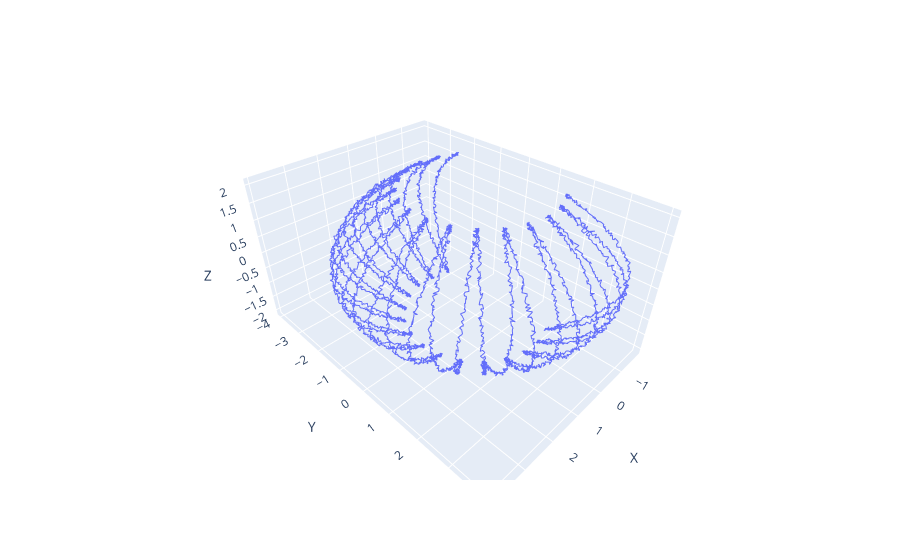

Notebook source saved alongside this figure:
### Code cell
show_sin(data=data1)

### Figure 1 — Plotly figure (JSON) as saved in the notebook; plotly's stock layout.template omitted (floating-point values rounded to 4 significant figures; data arrays with more than 128 entries replaced by an {"elided": "..."} marker saying what was removed)
{"data": [{"hovertemplate": "X=%{x}<br>Y=%{y}<br>Z=%{z}<extra></extra>", "legendgroup": "", "line": {"color": "#636efa", "dash": "solid"}, "marker": {"symbol": "circle"}, "mode": "lines", "name": "", "scene": "scene", "showlegend": false, "type": "scatter3d", "x": {"elided": "6000 float values"}, "y": {"elided": "6000 float values"}, "z": {"elided": "6000 float values"}}], "layout": {"legend": {"tracegroupgap": 0}, "margin": {"t": 60}, "scene": {"domain": {"x": [0, 1], "y": [0, 1]}, "xaxis": {"title": {"text": "X"}}, "yaxis": {"title": {"text": "Y"}}, "zaxis": {"title": {"text": "Z"}}}}}
